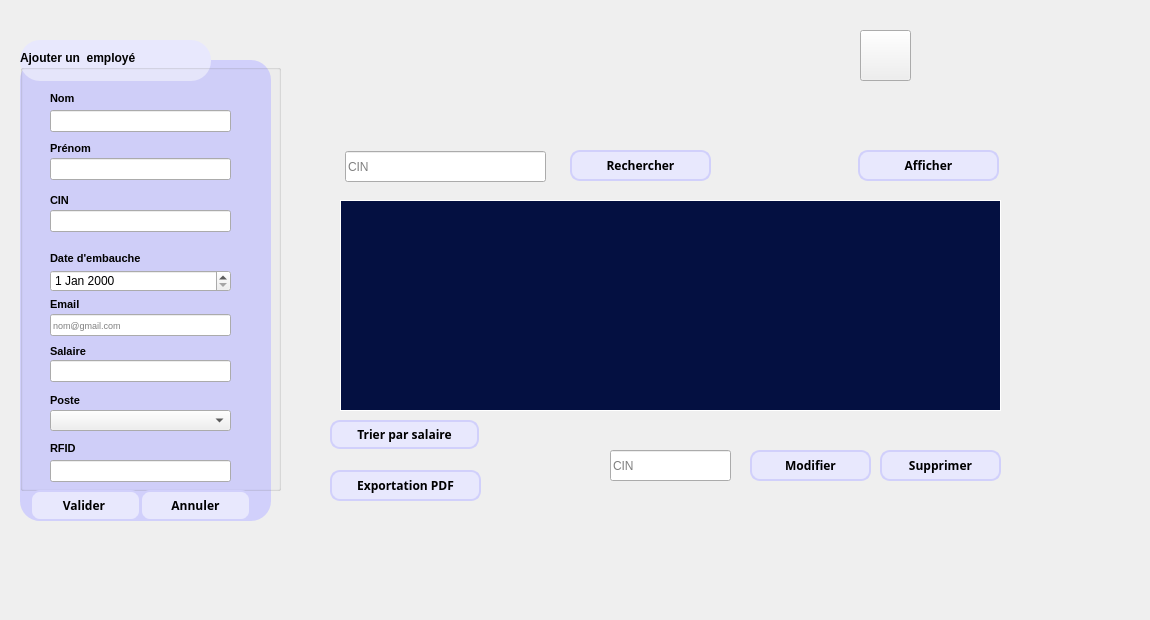
      <widget class="QWidget" name="tab_24">
       <attribute name="title">
        <string>Acceuil</string>
       </attribute>
       <widget class="QLabel" name="label_74">
        <property name="geometry">
         <rect>
          <x>340</x>
          <y>10</y>
          <width>491</width>
          <height>101</height>
         </rect>
        </property>
        <property name="text">
         <string/>
        </property>
        <property name="pixmap">
         <pixmap resource="captures.qrc">:/new/prefix1/emp.png</pixmap>
        </property>
       </widget>
       <widget class="QPushButton" name="pushButton_44">
        <property name="geometry">
         <rect>
          <x>860</x>
          <y>30</y>
          <width>51</width>
          <height>51</height>
         </rect>
        </property>
        <property name="styleSheet">
         <string notr="true">background : url(:/new/prefix1/logo-removebg-preview (1).png)</string>
        </property>
        <property name="text">
         <string/>
        </property>
       </widget>
       <widget class="QLabel" name="label_8">
        <property name="geometry">
         <rect>
          <x>20</x>
          <y>60</y>
          <width>251</width>
          <height>461</height>
         </rect>
        </property>
        <property name="styleSheet">
         <string notr="true">background : rgb(209, 208, 251);
 border-radius: 20px ;</string>
        </property>
        <property name="text">
         <string/>
        </property>
       </widget>
       <widget class="QLabel" name="label_81">
        <property name="geometry">
         <rect>
          <x>20</x>
          <y>40</y>
          <width>191</width>
          <height>41</height>
         </rect>
        </property>
        <property name="styleSheet">
         <string notr="true">background-color: rgb(232, 232, 253);
 border-radius: 20px ;

</string>
        </property>
        <property name="text">
         <string/>
        </property>
        <property name="wordWrap">
         <bool>false</bool>
        </property>
        <property name="margin">
         <number>0</number>
        </property>
       </widget>
       <widget class="QGroupBox" name="groupBox_6">
        <property name="geometry">
         <rect>
          <x>20</x>
          <y>50</y>
          <width>261</width>
          <height>441</height>
         </rect>
        </property>
        <property name="font">
         <font>
          <pointsize>9</pointsize>
          <weight>75</weight>
          <bold>true</bold>
          <underline>false</underline>
          <strikeout>false</strikeout>
         </font>
        </property>
        <property name="styleSheet">
         <string notr="true">border: 0;
QLabel {
    font-family: &quot;Space Grotesk&quot;;
}
/* Push Button Styling */
QPushButton {
   
    border: 2px solid #D1D0FB; /* Set the border color */
    border-radius: 10px; /* Adjust the radius for the rounded corners */
    color: #000000; /* Set the text color */
    font-family: &quot;Space Grotesk&quot;;

}</string>
        </property>
        <property name="title">
         <string>Ajouter un  employé</string>
        </property>
        <widget class="QLabel" name="label_76">
         <property name="geometry">
          <rect>
           <x>30</x>
           <y>40</y>
           <width>56</width>
           <height>16</height>
          </rect>
         </property>
         <property name="font">
          <font>
           <pointsize>8</pointsize>
           <weight>75</weight>
           <bold>true</bold>
           <underline>false</underline>
           <strikeout>false</strikeout>
          </font>
         </property>
         <property name="text">
          <string>Nom</string>
         </property>
        </widget>
        <widget class="QLabel" name="label_77">
         <property name="geometry">
          <rect>
           <x>30</x>
           <y>90</y>
           <width>71</width>
           <height>16</height>
          </rect>
         </property>
         <property name="font">
          <font>
           <pointsize>8</pointsize>
           <weight>75</weight>
           <bold>true</bold>
           <underline>false</underline>
           <strikeout>false</strikeout>
          </font>
         </property>
         <property name="text">
          <string>Prénom</string>
         </property>
        </widget>
        <widget class="QLabel" name="label_78">
         <property name="geometry">
          <rect>
           <x>30</x>
           <y>200</y>
           <width>121</width>
           <height>16</height>
          </rect>
         </property>
         <property name="font">
          <font>
           <pointsize>8</pointsize>
           <weight>75</weight>
           <bold>true</bold>
           <underline>false</underline>
           <strikeout>false</strikeout>
          </font>
         </property>
         <property name="text">
          <string>Date d'embauche</string>
         </property>
        </widget>
        <widget class="QLabel" name="label_79">
         <property name="geometry">
          <rect>
           <x>30</x>
           <y>140</y>
           <width>61</width>
           <height>20</height>
          </rect>
         </property>
         <property name="font">
          <font>
           <pointsize>8</pointsize>
           <weight>75</weight>
           <bold>true</bold>
           <underline>false</underline>
           <strikeout>false</strikeout>
          </font>
         </property>
         <property name="text">
          <string>CIN</string>
         </property>
        </widget>
        <widget class="QLineEdit" name="lineEdit_nom">
         <property name="geometry">
          <rect>
           <x>30</x>
           <y>60</y>
           <width>181</width>
           <height>22</height>
          </rect>
         </property>
         <property name="font">
          <font>
           <pointsize>7</pointsize>
           <weight>50</weight>
           <bold>false</bold>
           <underline>false</underline>
           <strikeout>false</strikeout>
          </font>
         </property>
        </widget>
        <widget class="QLineEdit" name="lineEdit_salaire">
         <property name="geometry">
          <rect>
           <x>30</x>
           <y>310</y>
           <width>181</width>
           <height>22</height>
          </rect>
         </property>
         <property name="font">
          <font>
           <pointsize>7</pointsize>
           <weight>50</weight>
           <bold>false</bold>
           <underline>false</underline>
           <strikeout>false</strikeout>
          </font>
         </property>
        </widget>
        <widget class="QLineEdit" name="lineEdit_prenom">
         <property name="geometry">
          <rect>
           <x>30</x>
           <y>108</y>
           <width>181</width>
           <height>22</height>
          </rect>
         </property>
         <property name="font">
          <font>
           <pointsize>7</pointsize>
           <weight>50</weight>
           <bold>false</bold>
           <underline>false</underline>
           <strikeout>false</strikeout>
          </font>
         </property>
        </widget>
        <widget class="QLabel" name="label_80">
         <property name="geometry">
          <rect>
           <x>30</x>
           <y>246</y>
           <width>56</width>
           <height>16</height>
          </rect>
         </property>
         <property name="font">
          <font>
           <pointsize>8</pointsize>
           <weight>75</weight>
           <bold>true</bold>
           <underline>false</underline>
           <strikeout>false</strikeout>
          </font>
         </property>
         <property name="text">
          <string>Email</string>
         </property>
        </widget>
        <widget class="QDateEdit" name="dateEdit">
         <property name="geometry">
          <rect>
           <x>30</x>
           <y>220</y>
           <width>181</width>
           <height>22</height>
          </rect>
         </property>
        </widget>
        <widget class="QLabel" name="label_87">
         <property name="geometry">
          <rect>
           <x>30</x>
           <y>293</y>
           <width>56</width>
           <height>16</height>
          </rect>
         </property>
         <property name="font">
          <font>
           <pointsize>8</pointsize>
           <weight>75</weight>
           <bold>true</bold>
           <underline>false</underline>
           <strikeout>false</strikeout>
          </font>
         </property>
         <property name="text">
          <string>Salaire</string>
         </property>
        </widget>
        <widget class="QLineEdit" name="lineEdit_cin">
         <property name="geometry">
          <rect>
           <x>30</x>
           <y>160</y>
           <width>181</width>
           <height>22</height>
          </rect>
         </property>
         <property name="font">
          <font>
           <pointsize>7</pointsize>
           <weight>50</weight>
           <bold>false</bold>
           <underline>false</underline>
           <strikeout>false</strikeout>
          </font>
         </property>
        </widget>
        <widget class="QLabel" name="label_94">
         <property name="geometry">
          <rect>
           <x>30</x>
           <y>342</y>
           <width>56</width>
           <height>16</height>
          </rect>
         </property>
         <property name="font">
          <font>
           <pointsize>8</pointsize>
           <weight>75</weight>
           <bold>true</bold>
           <underline>false</underline>
           <strikeout>false</strikeout>
          </font>
         </property>
         <property name="text">
          <string>Poste</string>
         </property>
        </widget>
        <widget class="QLineEdit" name="lineEdit_email">
         <property name="geometry">
          <rect>
           <x>30</x>
           <y>264</y>
           <width>181</width>
           <height>22</height>
          </rect>
         </property>
         <property name="font">
          <font>
           <pointsize>7</pointsize>
           <weight>50</weight>
           <bold>false</bold>
           <underline>false</underline>
           <strikeout>false</strikeout>
          </font>
         </property>
         <property name="placeholderText">
          <string>nom@gmail.com</string>
         </property>
        </widget>
        <widget class="QComboBox" name="comboBox">
         <property name="geometry">
          <rect>
           <x>30</x>
           <y>360</y>
           <width>181</width>
           <height>21</height>
          </rect>
         </property>
        </widget>
        <widget class="QLabel" name="label_message">
         <property name="geometry">
          <rect>
           <x>30</x>
           <y>190</y>
           <width>161</width>
           <height>16</height>
          </rect>
         </property>
         <property name="text">
          <string/>
         </property>
        </widget>
        <widget class="QLineEdit" name="lineEdit_RFID">
         <property name="geometry">
          <rect>
           <x>30</x>
           <y>410</y>
           <width>181</width>
           <height>22</height>
          </rect>
         </property>
         <property name="font">
          <font>
           <pointsize>7</pointsize>
           <weight>50</weight>
           <bold>false</bold>
           <underline>false</underline>
           <strikeout>false</strikeout>
          </font>
         </property>
        </widget>
        <widget class="QLabel" name="label_95">
         <property name="geometry">
          <rect>
           <x>30</x>
           <y>390</y>
           <width>56</width>
           <height>16</height>
          </rect>
         </property>
         <property name="font">
          <font>
           <pointsize>8</pointsize>
           <weight>75</weight>
           <bold>true</bold>
           <underline>false</underline>
           <strikeout>false</strikeout>
          </font>
         </property>
         <property name="text">
          <string>RFID</string>
         </property>
        </widget>
       </widget>
       <widget class="QTableView" name="tableView">
        <property name="geometry">
         <rect>
          <x>340</x>
          <y>200</y>
          <width>661</width>
          <height>211</height>
         </rect>
        </property>
        <property name="styleSheet">
         <string notr="true">/* Apply styles to the entire QTableWidget */
QTableView {
    background-color: #041041; /* Set background color for the entire table */
    color: white; /* Set text color */
    font-family: &quot;Space Grotesk&quot;; /* Set font family */
    border: 1px solid white; /* Set border color for the entire table */
    gridline-color: transparent; /* Remove default grid lines */
}

/* Apply styles to the header items in the QTableWidget */
QHeaderView::section {
    background-color: #7A798E; /* Set background color for header */
    color: white; /* Set text color for header */
    padding: 2px; /* Adjust padding as needed */
    border: 1px solid white; /* Set border color for header */
}

/* Apply styles to the items (cells) in the QTableWidget */
QTableView::item {
    padding: 2px; /* Adjust padding as needed */
}

/* Apply styles to horizontal grid lines */
QTableView::item {
    border-top: 1px solid white; /* Set top border color for horizontal lines */
}

/* Apply styles to the top-left corner */
QTableWidget::corner-button {
    border-top: 1px solid white; /* Set top border for the top-left corner */
    border-left: 1px solid white; /* Set left border for the top-left corner */
}

/* Apply font styles */
QTableWidget::item, QHeaderView::section {
    font-family: &quot;Space Grotesk&quot;; /* Set font family */
    font-weight: bold; /* Make the font bold */
}</string>
        </property>
       </widget>
       <widget class="QLineEdit" name="lineEdit_3">
        <property name="geometry">
         <rect>
          <x>610</x>
          <y>450</y>
          <width>121</width>
          <height>31</height>
         </rect>
        </property>
        <property name="placeholderText">
         <string>CIN</string>
        </property>
       </widget>
       <widget class="QLineEdit" name="lineEdit_8">
        <property name="geometry">
         <rect>
          <x>345</x>
          <y>151</y>
          <width>201</width>
          <height>31</height>
         </rect>
        </property>
        <property name="placeholderText">
         <string>CIN</string>
        </property>
       </widget>
       <widget class="QPushButton" name="pushButton_67">
        <property name="geometry">
         <rect>
          <x>880</x>
          <y>450</y>
          <width>121</width>
          <height>31</height>
         </rect>
        </property>
        <property name="font">
         <font>
          <family>Space Grotesk</family>
          <weight>75</weight>
          <bold>true</bold>
         </font>
        </property>
        <property name="styleSheet">
         <string notr="true">QLabel {
    font-family: &quot;Space Grotesk&quot;;
}
/* Push Button Styling */
QPushButton {
    background-color: #E8E8FD; /* Set the background color for the push button */
    border: 2px solid #D1D0FB; /* Set the border color */
    border-radius: 10px; /* Adjust the radius for the rounded corners */
    color: #000000; /* Set the text color */
    font-family: &quot;Space Grotesk&quot;;

}

QPushButton:hover
{
background : rgb(209, 208, 251);   color: #000000; /* Set the text color */
}

</string>
        </property>
        <property name="text">
         <string>Supprimer</string>
        </property>
       </widget>
       <widget class="QPushButton" name="pushButton_92">
        <property name="geometry">
         <rect>
          <x>330</x>
          <y>470</y>
          <width>151</width>
          <height>31</height>
         </rect>
        </property>
        <property name="font">
         <font>
          <family>Space Grotesk</family>
          <weight>75</weight>
          <bold>true</bold>
         </font>
        </property>
        <property name="styleSheet">
         <string notr="true">QLabel {
    font-family: &quot;Space Grotesk&quot;;
}
/* Push Button Styling */
QPushButton {
    background-color: #E8E8FD; /* Set the background color for the push button */
    border: 2px solid #D1D0FB; /* Set the border color */
    border-radius: 10px; /* Adjust the radius for the rounded corners */
    color: #000000; /* Set the text color */
    font-family: &quot;Space Grotesk&quot;;

}

QPushButton:hover
{
background : rgb(209, 208, 251);   color: #000000; /* Set the text color */
}

</string>
        </property>
        <property name="text">
         <string>Exportation PDF</string>
        </property>
       </widget>
       <widget class="QLabel" name="label_150">
        <property name="geometry">
         <rect>
          <x>500</x>
          <y>464</y>
          <width>51</width>
          <height>41</height>
         </rect>
        </property>
        <property name="text">
         <string/>
        </property>
        <property name="pixmap">
         <pixmap resource="cap.qrc">:/new/prefix1/cap_rem.png</pixmap>
        </property>
       </widget>
       <widget class="QPushButton" name="pushButton_68">
        <property name="geometry">
         <rect>
          <x>750</x>
          <y>450</y>
          <width>121</width>
          <height>31</height>
         </rect>
        </property>
        <property name="font">
         <font>
          <family>Space Grotesk</family>
          <weight>75</weight>
          <bold>true</bold>
         </font>
        </property>
        <property name="styleSheet">
         <string notr="true">QLabel {
    font-family: &quot;Space Grotesk&quot;;
}
/* Push Button Styling */
QPushButton {
    background-color: #E8E8FD; /* Set the background color for the push button */
    border: 2px solid #D1D0FB; /* Set the border color */
    border-radius: 10px; /* Adjust the radius for the rounded corners */
    color: #000000; /* Set the text color */
    font-family: &quot;Space Grotesk&quot;;
  icon: url(&quot;:/icons/tri.png&quot;); /* Utilisation de la ressource Qt pour l'icône */
    icon-size: 24px; 

}

QPushButton:hover
{
background : rgb(209, 208, 251);   color: #000000; /* Set the text color */
}


</string>
        </property>
        <property name="text">
         <string>Modifier</string>
        </property>
       </widget>
       <widget class="QPushButton" name="pushButton_69">
        <property name="geometry">
         <rect>
          <x>330</x>
          <y>420</y>
          <width>149</width>
          <height>29</height>
         </rect>
        </property>
        <property name="font">
         <font>
          <family>Space Grotesk</family>
          <weight>75</weight>
          <bold>true</bold>
         </font>
        </property>
        <property name="styleSheet">
         <string notr="true">QLabel {
    font-family: &quot;Space Grotesk&quot;;
}
/* Push Button Styling */
QPushButton {
    background-color: #E8E8FD; /* Set the background color for the push button */
    border: 2px solid #D1D0FB; /* Set the border color */
    border-radius: 10px; /* Adjust the radius for the rounded corners */
    color: #000000; /* Set the text color */
    font-family: &quot;Space Grotesk&quot;;

}

QPushButton:hover
{
background : rgb(209, 208, 251);   color: #000000; /* Set the text color */
}

</string>
        </property>
        <property name="text">
         <string>Trier par salaire</string>
        </property>
       </widget>
       <widget class="QPushButton" name="pushButton_70">
        <property name="geometry">
         <rect>
          <x>570</x>
          <y>150</y>
          <width>141</width>
          <height>31</height>
         </rect>
        </property>
        <property name="font">
         <font>
          <family>Space Grotesk</family>
          <weight>75</weight>
          <bold>true</bold>
         </font>
        </property>
        <property name="styleSheet">
         <string notr="true">QLabel {
    font-family: &quot;Space Grotesk&quot;;
}
/* Push Button Styling */
QPushButton {
    background-color: #E8E8FD; /* Set the background color for the push button */
    border: 2px solid #D1D0FB; /* Set the border color */
    border-radius: 10px; /* Adjust the radius for the rounded corners */
    color: #000000; /* Set the text color */
    font-family: &quot;Space Grotesk&quot;;

}

QPushButton:hover
{
background : rgb(209, 208, 251);   color: #000000; /* Set the text color */
}

</string>
        </property>
        <property name="text">
         <string>Rechercher</string>
        </property>
       </widget>
       <widget class="QLabel" name="label_151">
        <property name="geometry">
         <rect>
          <x>503</x>
          <y>420</y>
          <width>51</width>
          <height>41</height>
         </rect>
        </property>
        <property name="text">
         <string/>
        </property>
        <property name="pixmap">
         <pixmap resource="tri.qrc">:/new/prefix1/tri.png</pixmap>
        </property>
       </widget>
       <widget class="QPushButton" name="pushButton_71">
        <property name="geometry">
         <rect>
          <x>858</x>
          <y>150</y>
          <width>141</width>
          <height>31</height>
         </rect>
        </property>
        <property name="font">
         <font>
          <family>Space Grotesk</family>
          <weight>75</weight>
          <bold>true</bold>
         </font>
        </property>
        <property name="styleSheet">
         <string notr="true">QLabel {
    font-family: &quot;Space Grotesk&quot;;
}
/* Push Button Styling */
QPushButton {
    background-color: #E8E8FD; /* Set the background color for the push button */
    border: 2px solid #D1D0FB; /* Set the border color */
    border-radius: 10px; /* Adjust the radius for the rounded corners */
    color: #000000; /* Set the text color */
    font-family: &quot;Space Grotesk&quot;;

}

QPushButton:hover
{
background : rgb(209, 208, 251);   color: #000000; /* Set the text color */
}

</string>
        </property>
        <property name="text">
         <string>Afficher</string>
        </property>
       </widget>
       <widget class="QLabel" name="label_45">
        <property name="geometry">
         <rect>
          <x>10</x>
          <y>-20</y>
          <width>1131</width>
          <height>611</height>
         </rect>
        </property>
        <property name="styleSheet">
         <string notr="true">background-image:url(:/tsawer/background.png)</string>
        </property>
        <property name="text">
         <string/>
        </property>
       </widget>
       <widget class="QPushButton" name="pushButton_23">
        <property name="geometry">
         <rect>
          <x>30</x>
          <y>490</y>
          <width>111</width>
          <height>31</height>
         </rect>
        </property>
        <property name="font">
         <font>
          <family>Space Grotesk</family>
          <weight>75</weight>
          <bold>true</bold>
         </font>
        </property>
        <property name="styleSheet">
         <string notr="true">QLabel {
    font-family: &quot;Space Grotesk&quot;;
}
/* Push Button Styling */
QPushButton {
    background-color: #E8E8FD; /* Set the background color for the push button */
    border: 2px solid #D1D0FB; /* Set the border color */
    border-radius: 10px; /* Adjust the radius for the rounded corners */
    color: #000000; /* Set the text color */
    font-family: &quot;Space Grotesk&quot;;

}


</string>
        </property>
        <property name="text">
         <string>Valider </string>
        </property>
       </widget>
       <widget class="QPushButton" name="pushButton_22">
        <property name="geometry">
         <rect>
          <x>140</x>
          <y>490</y>
          <width>111</width>
          <height>31</height>
         </rect>
        </property>
        <property name="font">
         <font>
          <family>Space Grotesk</family>
          <weight>75</weight>
          <bold>true</bold>
         </font>
        </property>
        <property name="styleSheet">
         <string notr="true">QLabel {
    font-family: &quot;Space Grotesk&quot;;
}
/* Push Button Styling */
QPushButton {
    background-color: #E8E8FD; /* Set the background color for the push button */
    border: 2px solid #D1D0FB; /* Set the border color */
    border-radius: 10px; /* Adjust the radius for the rounded corners */
    color: #000000; /* Set the text color */
    font-family: &quot;Space Grotesk&quot;;

}


</string>
        </property>
        <property name="text">
         <string>Annuler</string>
        </property>
       </widget>
       <zorder>label_45</zorder>
       <zorder>label_74</zorder>
       <zorder>pushButton_44</zorder>
       <zorder>label_8</zorder>
       <zorder>label_81</zorder>
       <zorder>groupBox_6</zorder>
       <zorder>tableView</zorder>
       <zorder>lineEdit_3</zorder>
       <zorder>lineEdit_8</zorder>
       <zorder>pushButton_67</zorder>
       <zorder>pushButton_92</zorder>
       <zorder>label_150</zorder>
       <zorder>pushButton_68</zorder>
       <zorder>pushButton_69</zorder>
       <zorder>pushButton_70</zorder>
       <zorder>label_151</zorder>
       <zorder>pushButton_71</zorder>
       <zorder>pushButton_23</zorder>
       <zorder>pushButton_22</zorder>
      </widget>
